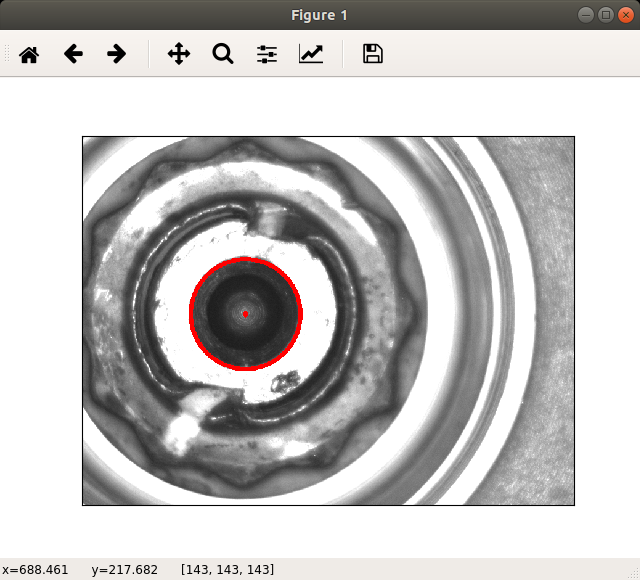
#> input picture circle_example.png, 640 x 580 px
$ python hexagon_circle_detection.py --image circle_example.png   (older library calls are emulated)
#> lines starting #> are read from the running program, lines starting #| are printed output that depends on the picture; after the words box and inside, x2 and y2 are one past the last pixel; in counts of white or black regions, pixels touching at a corner belong together; long printed decimals are rounded
#!/usr/bin/env python
# coding: utf-8

import argparse
import cv2
import numpy as np
from matplotlib import pyplot as plt

# construct the argument parser and parse the arguments
ap = argparse.ArgumentParser()
ap.add_argument("-i", "--image", required = True, help = "Path to the image")
args = vars(ap.parse_args())


#imagepath = '/home/mandalinadagi/Desktop/Nut Analysis-20190530T191112Z-001/Nut Analysis/images/10-11-2017 - 9.38.49_'

#img = cv2.imread(imagepath + '3' + '.bmp')

#plt.imshow(img)

# load the image, clone it for output, and then convert it to grayscale
img = cv2.imread(args["image"])
#> img is the input picture: shape (580, 640, 3); mean B, G, R 193.7, 194.5, 196.2
output1 = img.copy()
output2 = img.copy()

# to investigate shape of the object in center
mask = np.zeros(img.shape[:2],np.uint8)

bgdModel = np.zeros((1,65),np.float64)
fgdModel = np.zeros((1,65),np.float64)

rect = (90, 100, 300, 340)

cv2.grabCut(img,mask,rect,bgdModel,fgdModel,3,cv2.GC_INIT_WITH_RECT)
mask2 = np.where((mask==2)|(mask==0),0,1).astype('uint8')
img = img*mask2[:,:,np.newaxis]
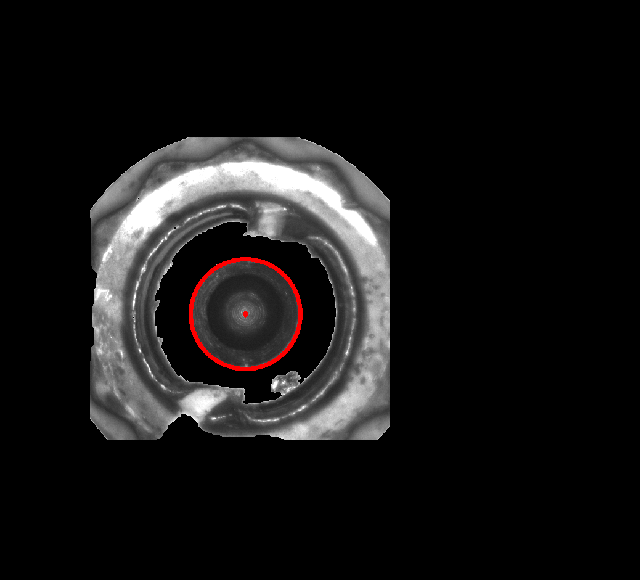
#> img: shape (580, 640, 3); mean B, G, R 21.8, 21.8, 22.9
gray = cv2.cvtColor(img,cv2.COLOR_BGR2GRAY)

# detect circles in the image
circles = cv2.HoughCircles(gray, cv2.HOUGH_GRADIENT, 1.2, 100, param1=50,param2=60,minRadius=75,maxRadius=110)
#> circles = [[245.4, 311.4, 109.3]]
print(circles)
#| [[[245.400 311.400 109.320]]]

if circles is None:
	img[img > 200] = 255
	gray = cv2.cvtColor(img,cv2.COLOR_BGR2GRAY)
	_, threshold = cv2.threshold(gray, 250, 255, cv2.THRESH_BINARY)
	_, contours, _ = cv2.findContours(threshold, cv2.RETR_TREE, cv2.CHAIN_APPROX_SIMPLE)

	for cnt in contours:
		approx = cv2.approxPolyDP(cnt, 0.007*cv2.arcLength(cnt, True), True)
		area = cv2.contourArea(cnt)

		if area <30000.0 and area > 27000.0:
			#print(area)
			cv2.drawContours(output1, [approx], 0, (255, 0, 0), 5)
			x = approx.ravel()[0]
			y = approx.ravel()[1]
			cv2.putText(output1, "Hexagon", (x, y), cv2.FONT_HERSHEY_SIMPLEX, 2,(255,0,0),5)
			break

	# show the output image
	plt.imshow(output1)
	plt.xticks([]), plt.yticks([])
	plt.show()
	file1 = open("output.txt", "w")
	file1.write("The output of an image called " + str(args["image"]) + " is a hexagon\n")
	file1.close()

else:
	circles = np.uint16(np.around(circles))
#> circles = [[245, 311, 109]]
	for i in circles[0,:]:
		# draw the outer circle
		cv2.circle(output2,(i[0],i[1]),i[2],(255,0, 0),5)
		# draw the center of the circle
		cv2.circle(output2,(i[0],i[1]),2,(255,0,0),5)
#> this loop made 1 pass
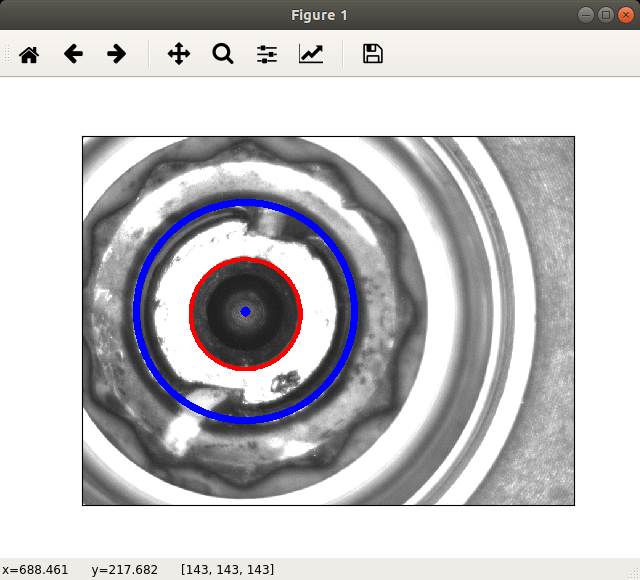
#> output2: shape (580, 640, 3); 1.29% of pixels changed, all inside (x1, y1, x2, y2) = (133, 199, 358, 424)
		#plt.imshow(gray)

	# show the output image
	plt.imshow(output2)
	plt.xticks([]), plt.yticks([])
	plt.show()
	file1 = open("output.txt", "w")
	file1.write("The output of an image called " + str(args["image"]) + " is a circle\n")
	file1.close()
